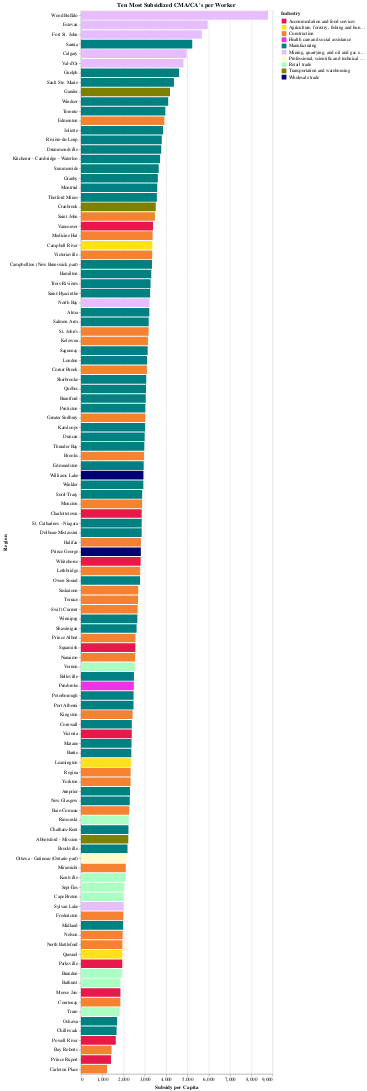

This figure's notebook cell:
### Code cell
temp6 = cews.query("GeoAggregation == 'CMA/CA' and IndustryAggregation == 'All industries'").groupby(["Region", "Province"]).sum().reset_index()
temp6["TotalEmployees"] = temp6["TotalEmployees"] / 8

temp6["Subsidy per Capita"] = temp6["Subsidy"] / temp6["TotalEmployees"]
temp6 = temp6[temp6["TotalEmployees"] != 0]

temp6 = temp6.sort_values("Subsidy per Capita")

# Pull out the names of the ten most subsidized regions 
mostSubsidized = temp6["Region"]


temp = cews[cews["Region"].isin(mostSubsidized)].query("GeoAggregation == 'CMA/CA' and IndustryAggregation == 'Level 1'")
temp = temp.groupby(["Region", "Industry"]).sum().reset_index()
# Finds the max subsidy given in each city
temp = temp[temp["Subsidy"] == temp.groupby("Region")["Subsidy"].transform(max)]

# Join the SubsidyPerPErson data from temp6
temp = temp6.filter(["Region", "Subsidy per Capita"]).merge(temp, how = "left", on = "Region")

inds = list(np.unique(temp["Industry"]))

alt.Chart(temp.sort_values("Subsidy per Capita"), title = "Ten Most Subsidized CMA/CA's per Worker").mark_bar().encode(
    color = alt.Color("Industry", scale = alt.Scale(domain = inds, range = getIndCols(inds))),
    x = alt.X("Subsidy per Capita"),
    y = alt.Y("Region", sort = "-x")
)

### Figure 1 — Vega-Lite specification as saved in the notebook (floating-point values rounded to 4 significant figures)
{"config": {"view": {"continuousWidth": 400, "continuousHeight": 300}}, "data": {"name": "data-14e5dd686e5ee5819f24f51b1b68ccaa"}, "mark": "bar", "encoding": {"color": {"type": "nominal", "field": "Industry", "scale": {"domain": ["Accommodation and food services", "Agriculture, forestry, fishing and hunting", "Construction", "Health care and social assistance", "Manufacturing", "Mining, quarrying, and oil and gas extraction", "Professional, scientific and technical services", "Retail trade", "Transportation and warehousing", "Wholesale trade"], "range": ["#e6194b", "#ffe119", "#f58231", "#f032e6", "#008080", "#e6beff", "#fffac8", "#aaffc3", "#808000", "#000075"]}}, "x": {"type": "quantitative", "field": "Subsidy per Capita"}, "y": {"type": "nominal", "field": "Region", "sort": "-x"}}, "title": "Ten Most Subsidized CMA/CA's per Worker", "$schema": "https://vega.github.io/schema/vega-lite/v4.8.1.json", "datasets": {"data-14e5dd686e5ee5819f24f51b1b68ccaa": [{"Region": "Carleton Place", "Subsidy per Capita": 1224.0, "Industry": "Construction", "BusinessLocations": 175.0, "Subsidy": 4230000.0, "SupportedEmployees": 1485.0, "RehiredEmployees": 15.0, "ProvinceCode": 280.0, "TotalEmployees": 13400.0}, {"Region": "Prince Rupert", "Subsidy per Capita": 1413.0, "Industry": "Accommodation and food services", "BusinessLocations": 165.0, "Subsidy": 1937000.0, "SupportedEmployees": 1881.0, "RehiredEmployees": 5.0, "ProvinceCode": 472.0, "TotalEmployees": 4080.0}, {"Region": "Bay Roberts", "Subsidy per Capita": 1437.0, "Industry": "Construction", "BusinessLocations": 120.0, "Subsidy": 1286000.0, "SupportedEmployees": 611.0, "RehiredEmployees": 15.0, "ProvinceCode": 80.0, "TotalEmployees": 5640.0}, {"Region": "Powell River", "Subsidy per Capita": 1636.0, "Industry": "Accommodation and food services", "BusinessLocations": 95.0, "Subsidy": 1098000.0, "SupportedEmployees": 1216.0, "RehiredEmployees": 10.0, "ProvinceCode": 472.0, "TotalEmployees": 4480.0}, {"Region": "Chilliwack", "Subsidy per Capita": 1674.0, "Industry": "Manufacturing", "BusinessLocations": 270.0, "Subsidy": 13430000.0, "SupportedEmployees": 6357.0, "RehiredEmployees": 20.0, "ProvinceCode": 472.0, "TotalEmployees": 30280.0}, {"Region": "Oshawa", "Subsidy per Capita": 1697.0, "Industry": "Manufacturing", "BusinessLocations": 620.0, "Subsidy": 52200000.0, "SupportedEmployees": 27040.0, "RehiredEmployees": 30.0, "ProvinceCode": 280.0, "TotalEmployees": 128200.0}, {"Region": "Truro", "Subsidy per Capita": 1821.0, "Industry": "Retail trade", "BusinessLocations": 495.0, "Subsidy": 6902000.0, "SupportedEmployees": 4881.0, "RehiredEmployees": 70.0, "ProvinceCode": 96.0, "TotalEmployees": 23720.0}, {"Region": "Courtenay", "Subsidy per Capita": 1850.0, "Industry": "Construction", "BusinessLocations": 470.0, "Subsidy": 7295000.0, "SupportedEmployees": 3369.0, "RehiredEmployees": 30.0, "ProvinceCode": 472.0, "TotalEmployees": 16480.0}, {"Region": "Moose Jaw", "Subsidy per Capita": 1854.0, "Industry": "Accommodation and food services", "BusinessLocations": 345.0, "Subsidy": 5469000.0, "SupportedEmployees": 5937.0, "RehiredEmployees": 80.0, "ProvinceCode": 376.0, "TotalEmployees": 11760.0}, {"Region": "Bathurst", "Subsidy per Capita": 1855.0, "Industry": "Retail trade", "BusinessLocations": 400.0, "Subsidy": 4146000.0, "SupportedEmployees": 3374.0, "RehiredEmployees": 60.0, "ProvinceCode": 104.0, "TotalEmployees": 16920.0}, {"Region": "Brandon", "Subsidy per Capita": 1935.0, "Industry": "Retail trade", "BusinessLocations": 730.0, "Subsidy": 9374000.0, "SupportedEmployees": 6331.0, "RehiredEmployees": 60.0, "ProvinceCode": 368.0, "TotalEmployees": 30080.0}, {"Region": "Parksville", "Subsidy per Capita": 1940.0, "Industry": "Accommodation and food services", "BusinessLocations": 260.0, "Subsidy": 4751000.0, "SupportedEmployees": 4842.0, "RehiredEmployees": 20.0, "ProvinceCode": 472.0, "TotalEmployees": 7000.0}, {"Region": "Quesnel", "Subsidy per Capita": 1944.0, "Industry": "Agriculture, forestry, fishing and hunting", "BusinessLocations": 95.0, "Subsidy": 5214000.0, "SupportedEmployees": 2350.0, "RehiredEmployees": 5.0, "ProvinceCode": 472.0, "TotalEmployees": 6320.0}, {"Region": "North Battleford", "Subsidy per Capita": 1946.0, "Industry": "Construction", "BusinessLocations": 115.0, "Subsidy": 2630000.0, "SupportedEmployees": 1131.0, "RehiredEmployees": 0.0, "ProvinceCode": 376.0, "TotalEmployees": 4440.0}, {"Region": "Nelson", "Subsidy per Capita": 1959.0, "Industry": "Construction", "BusinessLocations": 185.0, "Subsidy": 3007000.0, "SupportedEmployees": 1287.0, "RehiredEmployees": 5.0, "ProvinceCode": 472.0, "TotalEmployees": 6560.0}, {"Region": "Midland", "Subsidy per Capita": 1981.0, "Industry": "Manufacturing", "BusinessLocations": 105.0, "Subsidy": 11860000.0, "SupportedEmployees": 4457.0, "RehiredEmployees": 5.0, "ProvinceCode": 280.0, "TotalEmployees": 19400.0}, {"Region": "Fredericton", "Subsidy per Capita": 1984.0, "Industry": "Construction", "BusinessLocations": 695.0, "Subsidy": 14230000.0, "SupportedEmployees": 6809.0, "RehiredEmployees": 45.0, "ProvinceCode": 104.0, "TotalEmployees": 21520.0}, {"Region": "Sylvan Lake", "Subsidy per Capita": 2002.0, "Industry": "Mining, quarrying, and oil and gas extraction", "BusinessLocations": 80.0, "Subsidy": 2639000.0, "SupportedEmployees": 1266.0, "RehiredEmployees": 0.0, "ProvinceCode": 384.0, "TotalEmployees": 7240.0}, {"Region": "Cape Breton", "Subsidy per Capita": 2005.0, "Industry": "Retail trade", "BusinessLocations": 945.0, "Subsidy": 10790000.0, "SupportedEmployees": 7612.0, "RehiredEmployees": 135.0, "ProvinceCode": 96.0, "TotalEmployees": 42600.0}, {"Region": "Sept-Îles", "Subsidy per Capita": 2034.0, "Industry": "Retail trade", "BusinessLocations": 455.0, "Subsidy": 4162000.0, "SupportedEmployees": 2987.0, "RehiredEmployees": 95.0, "ProvinceCode": 192.0, "TotalEmployees": 13680.0}, {"Region": "Kentville", "Subsidy per Capita": 2101.0, "Industry": "Retail trade", "BusinessLocations": 360.0, "Subsidy": 4549000.0, "SupportedEmployees": 2885.0, "RehiredEmployees": 65.0, "ProvinceCode": 96.0, "TotalEmployees": 14320.0}, {"Region": "Miramichi", "Subsidy per Capita": 2105.0, "Industry": "Construction", "BusinessLocations": 185.0, "Subsidy": 5774000.0, "SupportedEmployees": 2616.0, "RehiredEmployees": 15.0, "ProvinceCode": 104.0, "TotalEmployees": 5640.0}, {"Region": "Ottawa - Gatineau (Ontario part)", "Subsidy per Capita": 2152.0, "Industry": "Professional, scientific and technical services", "BusinessLocations": 8495.0, "Subsidy": 228500000.0, "SupportedEmployees": 95080.0, "RehiredEmployees": 350.0, "ProvinceCode": 280.0, "TotalEmployees": 476700.0}, {"Region": "Brockville", "Subsidy per Capita": 2187.0, "Industry": "Manufacturing", "BusinessLocations": 95.0, "Subsidy": 9269000.0, "SupportedEmployees": 5579.0, "RehiredEmployees": 10.0, "ProvinceCode": 280.0, "TotalEmployees": 15800.0}, {"Region": "Abbotsford - Mission", "Subsidy per Capita": 2224.0, "Industry": "Transportation and warehousing", "BusinessLocations": 675.0, "Subsidy": 25890000.0, "SupportedEmployees": 12610.0, "RehiredEmployees": 50.0, "ProvinceCode": 472.0, "TotalEmployees": 57000.0}, {"Region": "Chatham-Kent", "Subsidy per Capita": 2233.0, "Industry": "Manufacturing", "BusinessLocations": 460.0, "Subsidy": 32320000.0, "SupportedEmployees": 15600.0, "RehiredEmployees": 40.0, "ProvinceCode": 280.0, "TotalEmployees": 48880.0}, {"Region": "Rimouski", "Subsidy per Capita": 2244.0, "Industry": "Retail trade", "BusinessLocations": 910.0, "Subsidy": 9353000.0, "SupportedEmployees": 7117.0, "RehiredEmployees": 120.0, "ProvinceCode": 192.0, "TotalEmployees": 29280.0}, {"Region": "Baie-Comeau", "Subsidy per Capita": 2265.0, "Industry": "Construction", "BusinessLocations": 160.0, "Subsidy": 5684000.0, "SupportedEmployees": 2354.0, "RehiredEmployees": 15.0, "ProvinceCode": 192.0, "TotalEmployees": 5520.0}, {"Region": "New Glasgow", "Subsidy per Capita": 2292.0, "Industry": "Manufacturing", "BusinessLocations": 90.0, "Subsidy": 9292000.0, "SupportedEmployees": 3798.0, "RehiredEmployees": 0.0, "ProvinceCode": 96.0, "TotalEmployees": 9840.0}, {"Region": "Arnprior", "Subsidy per Capita": 2305.0, "Industry": "Manufacturing", "BusinessLocations": 110.0, "Subsidy": 6322000.0, "SupportedEmployees": 2480.0, "RehiredEmployees": 10.0, "ProvinceCode": 280.0, "TotalEmployees": 7080.0}, {"Region": "Yorkton", "Subsidy per Capita": 2331.0, "Industry": "Construction", "BusinessLocations": 115.0, "Subsidy": 4215000.0, "SupportedEmployees": 1685.0, "RehiredEmployees": 5.0, "ProvinceCode": 376.0, "TotalEmployees": 5440.0}, {"Region": "Regina", "Subsidy per Capita": 2335.0, "Industry": "Construction", "BusinessLocations": 1865.0, "Subsidy": 42540000.0, "SupportedEmployees": 18740.0, "RehiredEmployees": 105.0, "ProvinceCode": 376.0, "TotalEmployees": 82000.0}, {"Region": "Leamington", "Subsidy per Capita": 2344.0, "Industry": "Agriculture, forestry, fishing and hunting", "BusinessLocations": 240.0, "Subsidy": 17510000.0, "SupportedEmployees": 8660.0, "RehiredEmployees": 10.0, "ProvinceCode": 280.0, "TotalEmployees": 23480.0}, {"Region": "Barrie", "Subsidy per Capita": 2367.0, "Industry": "Manufacturing", "BusinessLocations": 755.0, "Subsidy": 40120000.0, "SupportedEmployees": 18900.0, "RehiredEmployees": 70.0, "ProvinceCode": 280.0, "TotalEmployees": 85080.0}, {"Region": "Matane", "Subsidy per Capita": 2375.0, "Industry": "Manufacturing", "BusinessLocations": 65.0, "Subsidy": 4733000.0, "SupportedEmployees": 2019.0, "RehiredEmployees": 5.0, "ProvinceCode": 192.0, "TotalEmployees": 7880.0}, {"Region": "Victoria", "Subsidy per Capita": 2388.0, "Industry": "Accommodation and food services", "BusinessLocations": 3620.0, "Subsidy": 68200000.0, "SupportedEmployees": 61970.0, "RehiredEmployees": 620.0, "ProvinceCode": 472.0, "TotalEmployees": 136000.0}, {"Region": "Cornwall", "Subsidy per Capita": 2389.0, "Industry": "Manufacturing", "BusinessLocations": 145.0, "Subsidy": 15410000.0, "SupportedEmployees": 10270.0, "RehiredEmployees": 10.0, "ProvinceCode": 280.0, "TotalEmployees": 20880.0}, {"Region": "Kingston", "Subsidy per Capita": 2427.0, "Industry": "Construction", "BusinessLocations": 1115.0, "Subsidy": 31560000.0, "SupportedEmployees": 14180.0, "RehiredEmployees": 85.0, "ProvinceCode": 280.0, "TotalEmployees": 40040.0}, {"Region": "Port Alberni", "Subsidy per Capita": 2468.0, "Industry": "Manufacturing", "BusinessLocations": 85.0, "Subsidy": 9009000.0, "SupportedEmployees": 3605.0, "RehiredEmployees": 10.0, "ProvinceCode": 472.0, "TotalEmployees": 7720.0}, {"Region": "Peterborough", "Subsidy per Capita": 2474.0, "Industry": "Manufacturing", "BusinessLocations": 350.0, "Subsidy": 24590000.0, "SupportedEmployees": 11960.0, "RehiredEmployees": 25.0, "ProvinceCode": 280.0, "TotalEmployees": 34120.0}, {"Region": "Pembroke", "Subsidy per Capita": 2483.0, "Industry": "Health care and social assistance", "BusinessLocations": 230.0, "Subsidy": 4191000.0, "SupportedEmployees": 2788.0, "RehiredEmployees": 40.0, "ProvinceCode": 280.0, "TotalEmployees": 12160.0}, {"Region": "Belleville", "Subsidy per Capita": 2490.0, "Industry": "Manufacturing", "BusinessLocations": 420.0, "Subsidy": 38570000.0, "SupportedEmployees": 19840.0, "RehiredEmployees": 35.0, "ProvinceCode": 280.0, "TotalEmployees": 47040.0}, {"Region": "Vernon", "Subsidy per Capita": 2535.0, "Industry": "Retail trade", "BusinessLocations": 660.0, "Subsidy": 8237000.0, "SupportedEmployees": 5630.0, "RehiredEmployees": 50.0, "ProvinceCode": 472.0, "TotalEmployees": 31520.0}, {"Region": "Nanaimo", "Subsidy per Capita": 2546.0, "Industry": "Construction", "BusinessLocations": 880.0, "Subsidy": 25340000.0, "SupportedEmployees": 11430.0, "RehiredEmployees": 35.0, "ProvinceCode": 472.0, "TotalEmployees": 33760.0}, {"Region": "Squamish", "Subsidy per Capita": 2554.0, "Industry": "Accommodation and food services", "BusinessLocations": 235.0, "Subsidy": 4595000.0, "SupportedEmployees": 3990.0, "RehiredEmployees": 50.0, "ProvinceCode": 472.0, "TotalEmployees": 11520.0}, {"Region": "Prince Albert", "Subsidy per Capita": 2559.0, "Industry": "Construction", "BusinessLocations": 240.0, "Subsidy": 9878000.0, "SupportedEmployees": 4186.0, "RehiredEmployees": 25.0, "ProvinceCode": 376.0, "TotalEmployees": 11640.0}, {"Region": "Shawinigan", "Subsidy per Capita": 2614.0, "Industry": "Manufacturing", "BusinessLocations": 335.0, "Subsidy": 23800000.0, "SupportedEmployees": 12490.0, "RehiredEmployees": 55.0, "ProvinceCode": 192.0, "TotalEmployees": 25800.0}, {"Region": "Winnipeg", "Subsidy per Capita": 2651.0, "Industry": "Manufacturing", "BusinessLocations": 2330.0, "Subsidy": 217300000.0, "SupportedEmployees": 99840.0, "RehiredEmployees": 170.0, "ProvinceCode": 368.0, "TotalEmployees": 275900.0}, {"Region": "Swift Current", "Subsidy per Capita": 2665.0, "Industry": "Construction", "BusinessLocations": 205.0, "Subsidy": 3772000.0, "SupportedEmployees": 1451.0, "RehiredEmployees": 10.0, "ProvinceCode": 376.0, "TotalEmployees": 6280.0}, {"Region": "Terrace", "Subsidy per Capita": 2682.0, "Industry": "Construction", "BusinessLocations": 120.0, "Subsidy": 3516000.0, "SupportedEmployees": 1438.0, "RehiredEmployees": 0.0, "ProvinceCode": 472.0, "TotalEmployees": 5360.0}, {"Region": "Saskatoon", "Subsidy per Capita": 2692.0, "Industry": "Construction", "BusinessLocations": 2525.0, "Subsidy": 72160000.0, "SupportedEmployees": 30920.0, "RehiredEmployees": 185.0, "ProvinceCode": 376.0, "TotalEmployees": 116000.0}, {"Region": "Owen Sound", "Subsidy per Capita": 2776.0, "Industry": "Manufacturing", "BusinessLocations": 90.0, "Subsidy": 9846000.0, "SupportedEmployees": 5576.0, "RehiredEmployees": 0.0, "ProvinceCode": 280.0, "TotalEmployees": 12040.0}, {"Region": "Lethbridge", "Subsidy per Capita": 2782.0, "Industry": "Construction", "BusinessLocations": 1020.0, "Subsidy": 26090000.0, "SupportedEmployees": 11720.0, "RehiredEmployees": 35.0, "ProvinceCode": 384.0, "TotalEmployees": 42400.0}, {"Region": "Whitehorse", "Subsidy per Capita": 2805.0, "Industry": "Accommodation and food services", "BusinessLocations": 390.0, "Subsidy": 6930000.0, "SupportedEmployees": 6277.0, "RehiredEmployees": 30.0, "ProvinceCode": 480.0, "TotalEmployees": 8760.0}, {"Region": "Prince George", "Subsidy per Capita": 2814.0, "Industry": "Wholesale trade", "BusinessLocations": 500.0, "Subsidy": 19850000.0, "SupportedEmployees": 7637.0, "RehiredEmployees": 45.0, "ProvinceCode": 472.0, "TotalEmployees": 13080.0}, {"Region": "Halifax", "Subsidy per Capita": 2818.0, "Industry": "Construction", "BusinessLocations": 2715.0, "Subsidy": 86760000.0, "SupportedEmployees": 37620.0, "RehiredEmployees": 205.0, "ProvinceCode": 96.0, "TotalEmployees": 97640.0}, {"Region": "Dolbeau-Mistassini", "Subsidy per Capita": 2851.0, "Industry": "Manufacturing", "BusinessLocations": 90.0, "Subsidy": 4020000.0, "SupportedEmployees": 2532.0, "RehiredEmployees": 15.0, "ProvinceCode": 192.0, "TotalEmployees": 5520.0}, {"Region": "St. Catharines - Niagara", "Subsidy per Capita": 2852.0, "Industry": "Manufacturing", "BusinessLocations": 1860.0, "Subsidy": 102800000.0, "SupportedEmployees": 50020.0, "RehiredEmployees": 195.0, "ProvinceCode": 280.0, "TotalEmployees": 136300.0}, {"Region": "Charlottetown", "Subsidy per Capita": 2853.0, "Industry": "Accommodation and food services", "BusinessLocations": 865.0, "Subsidy": 14730000.0, "SupportedEmployees": 15240.0, "RehiredEmployees": 105.0, "ProvinceCode": 88.0, "TotalEmployees": 21880.0}, {"Region": "Moncton", "Subsidy per Capita": 2872.0, "Industry": "Construction", "BusinessLocations": 1175.0, "Subsidy": 30890000.0, "SupportedEmployees": 14010.0, "RehiredEmployees": 85.0, "ProvinceCode": 104.0, "TotalEmployees": 31840.0}, {"Region": "Sorel-Tracy", "Subsidy per Capita": 2876.0, "Industry": "Manufacturing", "BusinessLocations": 190.0, "Subsidy": 17200000.0, "SupportedEmployees": 6756.0, "RehiredEmployees": 35.0, "ProvinceCode": 192.0, "TotalEmployees": 27640.0}, {"Region": "Winkler", "Subsidy per Capita": 2931.0, "Industry": "Manufacturing", "BusinessLocations": 165.0, "Subsidy": 27040000.0, "SupportedEmployees": 13400.0, "RehiredEmployees": 0.0, "ProvinceCode": 368.0, "TotalEmployees": 22160.0}, {"Region": "Williams Lake", "Subsidy per Capita": 2935.0, "Industry": "Wholesale trade", "BusinessLocations": 100.0, "Subsidy": 3071000.0, "SupportedEmployees": 1372.0, "RehiredEmployees": 20.0, "ProvinceCode": 472.0, "TotalEmployees": 1920.0}, {"Region": "Edmundston", "Subsidy per Capita": 2947.0, "Industry": "Manufacturing", "BusinessLocations": 110.0, "Subsidy": 11460000.0, "SupportedEmployees": 5033.0, "RehiredEmployees": 10.0, "ProvinceCode": 104.0, "TotalEmployees": 11920.0}, {"Region": "Brooks", "Subsidy per Capita": 2963.0, "Industry": "Construction", "BusinessLocations": 200.0, "Subsidy": 9127000.0, "SupportedEmployees": 3479.0, "RehiredEmployees": 20.0, "ProvinceCode": 384.0, "TotalEmployees": 5880.0}, {"Region": "Thunder Bay", "Subsidy per Capita": 2975.0, "Industry": "Manufacturing", "BusinessLocations": 290.0, "Subsidy": 32880000.0, "SupportedEmployees": 13890.0, "RehiredEmployees": 20.0, "ProvinceCode": 280.0, "TotalEmployees": 24640.0}, {"Region": "Duncan", "Subsidy per Capita": 2993.0, "Industry": "Manufacturing", "BusinessLocations": 285.0, "Subsidy": 18550000.0, "SupportedEmployees": 8080.0, "RehiredEmployees": 10.0, "ProvinceCode": 472.0, "TotalEmployees": 12280.0}, {"Region": "Kamloops", "Subsidy per Capita": 3009.0, "Industry": "Manufacturing", "BusinessLocations": 290.0, "Subsidy": 22680000.0, "SupportedEmployees": 10120.0, "RehiredEmployees": 15.0, "ProvinceCode": 472.0, "TotalEmployees": 20920.0}, {"Region": "Greater Sudbury", "Subsidy per Capita": 3020.0, "Industry": "Construction", "BusinessLocations": 810.0, "Subsidy": 33960000.0, "SupportedEmployees": 13770.0, "RehiredEmployees": 55.0, "ProvinceCode": 280.0, "TotalEmployees": 42080.0}, {"Region": "Penticton", "Subsidy per Capita": 3025.0, "Industry": "Manufacturing", "BusinessLocations": 285.0, "Subsidy": 16480000.0, "SupportedEmployees": 7996.0, "RehiredEmployees": 25.0, "ProvinceCode": 472.0, "TotalEmployees": 10760.0}, {"Region": "Brantford", "Subsidy per Capita": 3042.0, "Industry": "Manufacturing", "BusinessLocations": 955.0, "Subsidy": 67590000.0, "SupportedEmployees": 30590.0, "RehiredEmployees": 85.0, "ProvinceCode": 280.0, "TotalEmployees": 91680.0}, {"Region": "Québec", "Subsidy per Capita": 3056.0, "Industry": "Manufacturing", "BusinessLocations": 3745.0, "Subsidy": 202500000.0, "SupportedEmployees": 98320.0, "RehiredEmployees": 360.0, "ProvinceCode": 192.0, "TotalEmployees": 247000.0}, {"Region": "Sherbrooke", "Subsidy per Capita": 3067.0, "Industry": "Manufacturing", "BusinessLocations": 1350.0, "Subsidy": 87060000.0, "SupportedEmployees": 42870.0, "RehiredEmployees": 160.0, "ProvinceCode": 192.0, "TotalEmployees": 110400.0}, {"Region": "Corner Brook", "Subsidy per Capita": 3097.0, "Industry": "Construction", "BusinessLocations": 275.0, "Subsidy": 7498000.0, "SupportedEmployees": 2951.0, "RehiredEmployees": 15.0, "ProvinceCode": 80.0, "TotalEmployees": 7080.0}, {"Region": "London", "Subsidy per Capita": 3103.0, "Industry": "Manufacturing", "BusinessLocations": 1780.0, "Subsidy": 142700000.0, "SupportedEmployees": 68180.0, "RehiredEmployees": 160.0, "ProvinceCode": 280.0, "TotalEmployees": 213400.0}, {"Region": "Saguenay", "Subsidy per Capita": 3135.0, "Industry": "Manufacturing", "BusinessLocations": 910.0, "Subsidy": 45540000.0, "SupportedEmployees": 21590.0, "RehiredEmployees": 100.0, "ProvinceCode": 192.0, "TotalEmployees": 61760.0}, {"Region": "Kelowna", "Subsidy per Capita": 3147.0, "Industry": "Construction", "BusinessLocations": 1905.0, "Subsidy": 37230000.0, "SupportedEmployees": 15610.0, "RehiredEmployees": 105.0, "ProvinceCode": 472.0, "TotalEmployees": 81720.0}, {"Region": "St. John's", "Subsidy per Capita": 3178.0, "Industry": "Construction", "BusinessLocations": 1975.0, "Subsidy": 60930000.0, "SupportedEmployees": 26770.0, "RehiredEmployees": 135.0, "ProvinceCode": 80.0, "TotalEmployees": 61160.0}, {"Region": "Salmon Arm", "Subsidy per Capita": 3182.0, "Industry": "Manufacturing", "BusinessLocations": 135.0, "Subsidy": 8902000.0, "SupportedEmployees": 3533.0, "RehiredEmployees": 15.0, "ProvinceCode": 472.0, "TotalEmployees": 6000.0}, {"Region": "Alma", "Subsidy per Capita": 3212.0, "Industry": "Manufacturing", "BusinessLocations": 250.0, "Subsidy": 10840000.0, "SupportedEmployees": 6108.0, "RehiredEmployees": 35.0, "ProvinceCode": 192.0, "TotalEmployees": 15400.0}, {"Region": "North Bay", "Subsidy per Capita": 3224.0, "Industry": "Mining, quarrying, and oil and gas extraction", "BusinessLocations": 50.0, "Subsidy": 24640000.0, "SupportedEmployees": 12450.0, "RehiredEmployees": 0.0, "ProvinceCode": 280.0, "TotalEmployees": 5880.0}, {"Region": "Saint-Hyacinthe", "Subsidy per Capita": 3250.0, "Industry": "Manufacturing", "BusinessLocations": 450.0, "Subsidy": 25360000.0, "SupportedEmployees": 14600.0, "RehiredEmployees": 45.0, "ProvinceCode": 192.0, "TotalEmployees": 40760.0}, {"Region": "Trois-Rivières", "Subsidy per Capita": 3270.0, "Industry": "Manufacturing", "BusinessLocations": 760.0, "Subsidy": 51420000.0, "SupportedEmployees": 23380.0, "RehiredEmployees": 95.0, "ProvinceCode": 192.0, "TotalEmployees": 67280.0}, {"Region": "Hamilton", "Subsidy per Capita": 3304.0, "Industry": "Manufacturing", "BusinessLocations": 3255.0, "Subsidy": 344100000.0, "SupportedEmployees": 159800.0, "RehiredEmployees": 275.0, "ProvinceCode": 280.0, "TotalEmployees": 344800.0}, {"Region": "Campbellton (New Brunswick part)", "Subsidy per Capita": 3336.0, "Industry": "Manufacturing", "BusinessLocations": 40.0, "Subsidy": 3110000.0, "SupportedEmployees": 1258.0, "RehiredEmployees": 0.0, "ProvinceCode": 104.0, "TotalEmployees": 4120.0}, {"Region": "Victoriaville", "Subsidy per Capita": 3350.0, "Industry": "Construction", "BusinessLocations": 600.0, "Subsidy": 19300000.0, "SupportedEmployees": 9424.0, "RehiredEmployees": 60.0, "ProvinceCode": 192.0, "TotalEmployees": 10400.0}, {"Region": "Campbell River", "Subsidy per Capita": 3353.0, "Industry": "Agriculture, forestry, fishing and hunting", "BusinessLocations": 185.0, "Subsidy": 14090000.0, "SupportedEmployees": 5644.0, "RehiredEmployees": 5.0, "ProvinceCode": 472.0, "TotalEmployees": 12840.0}, {"Region": "Medicine Hat", "Subsidy per Capita": 3367.0, "Industry": "Construction", "BusinessLocations": 805.0, "Subsidy": 19630000.0, "SupportedEmployees": 8341.0, "RehiredEmployees": 55.0, "ProvinceCode": 384.0, "TotalEmployees": 26720.0}, {"Region": "Vancouver", "Subsidy per Capita": 3384.0, "Industry": "Accommodation and food services", "BusinessLocations": 26550.0, "Subsidy": 496800000.0, "SupportedEmployees": 458300.0, "RehiredEmployees": 5955.0, "ProvinceCode": 472.0, "TotalEmployees": 845800.0}, {"Region": "Saint John", "Subsidy per Capita": 3474.0, "Industry": "Construction", "BusinessLocations": 1005.0, "Subsidy": 33400000.0, "SupportedEmployees": 14550.0, "RehiredEmployees": 50.0, "ProvinceCode": 104.0, "TotalEmployees": 31680.0}, {"Region": "Cranbrook", "Subsidy per Capita": 3515.0, "Industry": "Transportation and warehousing", "BusinessLocations": 140.0, "Subsidy": 9394000.0, "SupportedEmployees": 3687.0, "RehiredEmployees": 5.0, "ProvinceCode": 472.0, "TotalEmployees": 5280.0}, {"Region": "Thetford Mines", "Subsidy per Capita": 3567.0, "Industry": "Manufacturing", "BusinessLocations": 225.0, "Subsidy": 22240000.0, "SupportedEmployees": 9785.0, "RehiredEmployees": 40.0, "ProvinceCode": 192.0, "TotalEmployees": 18960.0}, {"Region": "Montréal", "Subsidy per Capita": 3584.0, "Industry": "Manufacturing", "BusinessLocations": 18800.0, "Subsidy": 1598000000.0, "SupportedEmployees": 710800.0, "RehiredEmployees": 2020.0, "ProvinceCode": 192.0, "TotalEmployees": 1626000.0}, {"Region": "Granby", "Subsidy per Capita": 3611.0, "Industry": "Manufacturing", "BusinessLocations": 835.0, "Subsidy": 55440000.0, "SupportedEmployees": 27420.0, "RehiredEmployees": 110.0, "ProvinceCode": 192.0, "TotalEmployees": 73560.0}, {"Region": "Summerside", "Subsidy per Capita": 3653.0, "Industry": "Manufacturing", "BusinessLocations": 80.0, "Subsidy": 11440000.0, "SupportedEmployees": 5214.0, "RehiredEmployees": 10.0, "ProvinceCode": 88.0, "TotalEmployees": 9160.0}, {"Region": "Kitchener - Cambridge - Waterloo", "Subsidy per Capita": 3718.0, "Industry": "Manufacturing", "BusinessLocations": 3435.0, "Subsidy": 318800000.0, "SupportedEmployees": 140500.0, "RehiredEmployees": 250.0, "ProvinceCode": 280.0, "TotalEmployees": 352200.0}, {"Region": "Drummondville", "Subsidy per Capita": 3770.0, "Industry": "Manufacturing", "BusinessLocations": 895.0, "Subsidy": 65320000.0, "SupportedEmployees": 34740.0, "RehiredEmployees": 120.0, "ProvinceCode": 192.0, "TotalEmployees": 77000.0}, {"Region": "Rivière-du-Loup", "Subsidy per Capita": 3797.0, "Industry": "Manufacturing", "BusinessLocations": 195.0, "Subsidy": 16360000.0, "SupportedEmployees": 10080.0, "RehiredEmployees": 15.0, "ProvinceCode": 192.0, "TotalEmployees": 15080.0}, {"Region": "Joliette", "Subsidy per Capita": 3860.0, "Industry": "Manufacturing", "BusinessLocations": 230.0, "Subsidy": 21810000.0, "SupportedEmployees": 9333.0, "RehiredEmployees": 20.0, "ProvinceCode": 192.0, "TotalEmployees": 19600.0}, {"Region": "Edmonton", "Subsidy per Capita": 3919.0, "Industry": "Construction", "BusinessLocations": 12420.0, "Subsidy": 483600000.0, "SupportedEmployees": 208700.0, "RehiredEmployees": 775.0, "ProvinceCode": 384.0, "TotalEmployees": 620200.0}, {"Region": "Toronto", "Subsidy per Capita": 3963.0, "Industry": "Manufacturing", "BusinessLocations": 27960.0, "Subsidy": 2062000000.0, "SupportedEmployees": 963900.0, "RehiredEmployees": 2990.0, "ProvinceCode": 280.0, "TotalEmployees": 2182000.0}, {"Region": "Windsor", "Subsidy per Capita": 4100.0, "Industry": "Manufacturing", "BusinessLocations": 2240.0, "Subsidy": 296000000.0, "SupportedEmployees": 135600.0, "RehiredEmployees": 185.0, "ProvinceCode": 280.0, "TotalEmployees": 247600.0}, {"Region": "Gander", "Subsidy per Capita": 4183.0, "Industry": "Transportation and warehousing", "BusinessLocations": 90.0, "Subsidy": 7499000.0, "SupportedEmployees": 3282.0, "RehiredEmployees": 0.0, "ProvinceCode": 80.0, "TotalEmployees": 5160.0}, {"Region": "Sault Ste. Marie", "Subsidy per Capita": 4368.0, "Industry": "Manufacturing", "BusinessLocations": 170.0, "Subsidy": 39260000.0, "SupportedEmployees": 24900.0, "RehiredEmployees": 20.0, "ProvinceCode": 280.0, "TotalEmployees": 27840.0}, {"Region": "Guelph", "Subsidy per Capita": 4613.0, "Industry": "Manufacturing", "BusinessLocations": 985.0, "Subsidy": 181000000.0, "SupportedEmployees": 77060.0, "RehiredEmployees": 140.0, "ProvinceCode": 280.0, "TotalEmployees": 121900.0}, {"Region": "Val-d'Or", "Subsidy per Capita": 4814.0, "Industry": "Mining, quarrying, and oil and gas extraction", "BusinessLocations": 75.0, "Subsidy": 17700000.0, "SupportedEmployees": 6849.0, "RehiredEmployees": 15.0, "ProvinceCode": 192.0, "TotalEmployees": 18880.0}, {"Region": "Calgary", "Subsidy per Capita": 4966.0, "Industry": "Mining, quarrying, and oil and gas extraction", "BusinessLocations": 3915.0, "Subsidy": 403400000.0, "SupportedEmployees": 149400.0, "RehiredEmployees": 190.0, "ProvinceCode": 384.0, "TotalEmployees": 346600.0}, {"Region": "Sarnia", "Subsidy per Capita": 5228.0, "Industry": "Manufacturing", "BusinessLocations": 325.0, "Subsidy": 118000000.0, "SupportedEmployees": 41030.0, "RehiredEmployees": 20.0, "ProvinceCode": 280.0, "TotalEmployees": 39920.0}, {"Region": "Fort St. John", "Subsidy per Capita": 5679.0, "Industry": "Mining, quarrying, and oil and gas extraction", "BusinessLocations": 390.0, "Subsidy": 18090000.0, "SupportedEmployees": 7432.0, "RehiredEmployees": 25.0, "ProvinceCode": 472.0, "TotalEmployees": 15240.0}, {"Region": "Estevan", "Subsidy per Capita": 5953.0, "Industry": "Mining, quarrying, and oil and gas extraction", "BusinessLocations": 325.0, "Subsidy": 19570000.0, "SupportedEmployees": 7332.0, "RehiredEmployees": 20.0, "ProvinceCode": 376.0, "TotalEmployees": 9040.0}, {"Region": "Wood Buffalo", "Subsidy per Capita": 8788.0, "Industry": "Mining, quarrying, and oil and gas extraction", "BusinessLocations": 215.0, "Subsidy": 204800000.0, "SupportedEmployees": 71820.0, "RehiredEmployees": 15.0, "ProvinceCode": 384.0, "TotalEmployees": 103100.0}]}}
